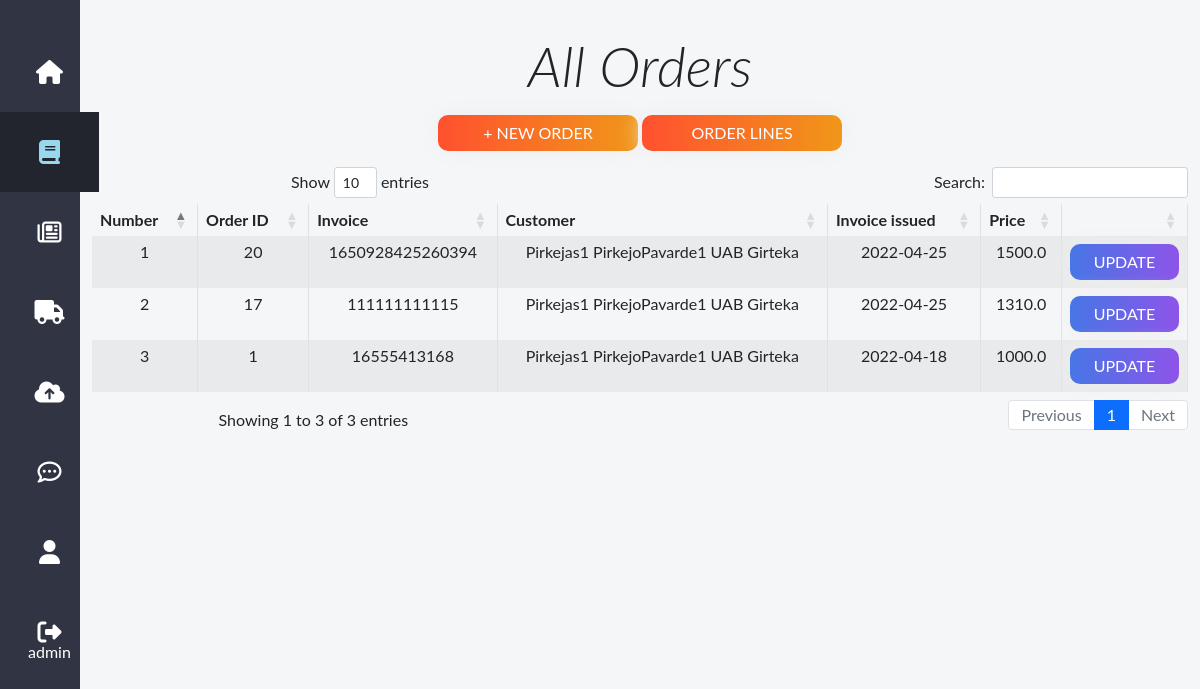
The app's page /orders/ (signed in), older data.
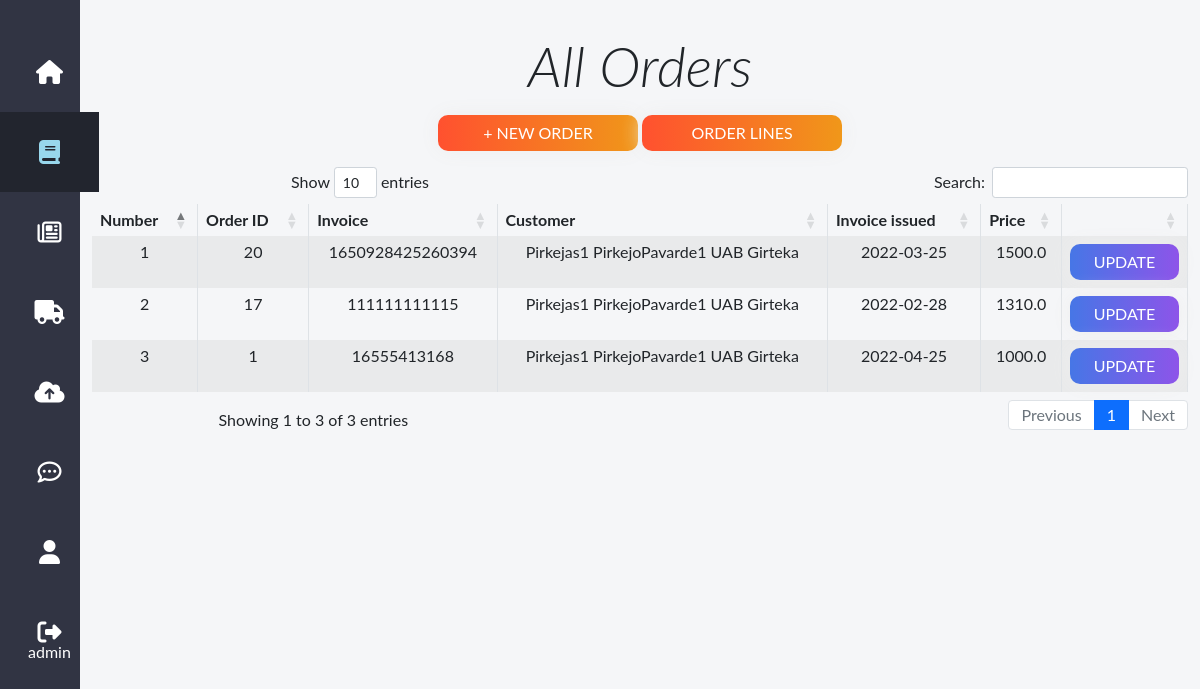
The same page, newer data.
### transport/models.py (models this page shows, shortened)
class Order(models.Model):
    def number_default_function():
        timestamp = str(datetime.datetime.now().timestamp())
        invoice = timestamp.split(".")[0] + timestamp.split(".")[1]
        return invoice
    customer = models.ForeignKey(Customer, on_delete=models.CASCADE, blank=True, null=True)
    date_ordered = models.DateField("Invoice issued", null=True, blank=True)
    invoice = models.CharField(max_length=100, null=True, blank=True, default=number_default_function)
    @property
    def total_sum(self):
        order_lines = OrderItem.objects.filter(order_id=self.id)
        total = 0
        for line in order_lines:
            total += line.delivery_price * line.quantity
        return total
    class Meta:
        verbose_name = "Order"
        verbose_name_plural = "Orders"

class Customer(models.Model):
    name = models.CharField(max_length=200, null=True, blank=True)
    surname = models.CharField(max_length=200, null=True, blank=True)
    phone = models.IntegerField(null=True, blank=True)
    email = models.EmailField(max_length=200, null=True)
    address = models.CharField(max_length=200, null=True, blank=True)
    company = models.CharField(max_length=200, null=True, blank=True)
    class Meta:
        verbose_name = "Customer"
        verbose_name_plural = "Customers"
    def __str__(self):
        return f'{self.name}  {self.surname} {self.company}'

class OrderItem(models.Model):
    cargo = models.ForeignKey(Cargo, on_delete=models.SET_NULL, blank=True, null=True)
    order = models.ForeignKey(Order, on_delete=models.SET_NULL, blank=True, null=True)
    truck = models.ForeignKey(Truck, on_delete=models.SET_NULL, blank=True, null=True)
    trailer = models.ForeignKey(Trailer, on_delete=models.SET_NULL, blank=True, null=True)
    driver = models.ForeignKey(Driver, on_delete=models.SET_NULL, blank=True, null=True)
    delivery_address = models.ForeignKey(DeliveryAddress, on_delete=models.SET_NULL, blank=True, null=True)
    date_delivery = models.DateField("Date Delivery", null=True, blank=True)
    date_loading = models.DateField("Date Loading", null=True, blank=True)
    delivery_price = models.FloatField(null=True, blank=True)
    quantity = models.IntegerField(default=1, null=True, blank=True)
    information = models.TextField(max_length=200, null=True, blank=True)
    delivery_status = (
        ('N', "Not yet ordered"),
        ('O', "Order accepted"),
        ('C', "Carried out"),
        ('F', "Order finished"),
    )
    status = models.CharField(
        max_length=1,
        choices=delivery_status,
        blank=True,
        default='N',
        help_text="Status",
    )
    class Meta:
        verbose_name = "Order Item"
        verbose_name_plural = "Order Items"

### transport/views.py (the view)
# urls.py: path('orders/', views.OrderListView.as_view(), name='orders'),
class OrderListView(LoginRequiredMixin, ListView):
    model = Order
    context_object_name = 'orders'
    template_name = 'orders.html'
    def get_queryset(self):
        return reversed(Order.objects.all())

### transport/templates/orders.html
{% extends "base.html" %}
{% load static %}
{% block content %}
    <div class="container mb-3 mt-3">
        <p class="display-4" style="font-style:italic;">All Orders</p>
        <a class="btn btn-grad btn-create" href="{% url 'create_order' %}" style="min-width:200px;">+ New Order</a>
        <a class="btn btn-grad btn-create" href="{% url 'order_lines' %}" style="min-width:200px;"> Order Lines</a>
    </div>
    <div class="container mb-3 mt-3">
       <table class="table table-striped table-bordered myDataTable stripe " style="width:100%">
        <thead>
            <tr>
                <th>Number</th>
                <th>Order ID</th>
                <th>Invoice</th>
                <th>Customer</th>
                <th>Invoice issued</th>
                <th>Price</th>
                <th></th>
            </tr>
        </thead>
        <tbody>
            {% for order in orders  %}
            <tr>
                <td>{{ forloop.counter }} </td>
                <td>{{ order.id }} </td>
                <td>{{order.invoice}}</td>
                <td>{{order.customer}}</td>
                <td>{{order.date_ordered |date:"Y-m-d " }}</td>
                <td>{{order.total_sum }}</td>
                <td><a class="btn btn-grad mx-auto" href="{{ order.id }}" >Update</a></td>
            </tr>
            {% endfor %}
        </tbody>
    </table>
    </div>
{% endblock content %}

Row changes from the older to the newer data that the page shows:
changed Order id 20: date_ordered "2022-04-25" → "2022-03-25"
changed Order id 17: date_ordered "2022-04-25" → "2022-02-28"
changed Order id 1: date_ordered "2022-04-18" → "2022-04-25"
